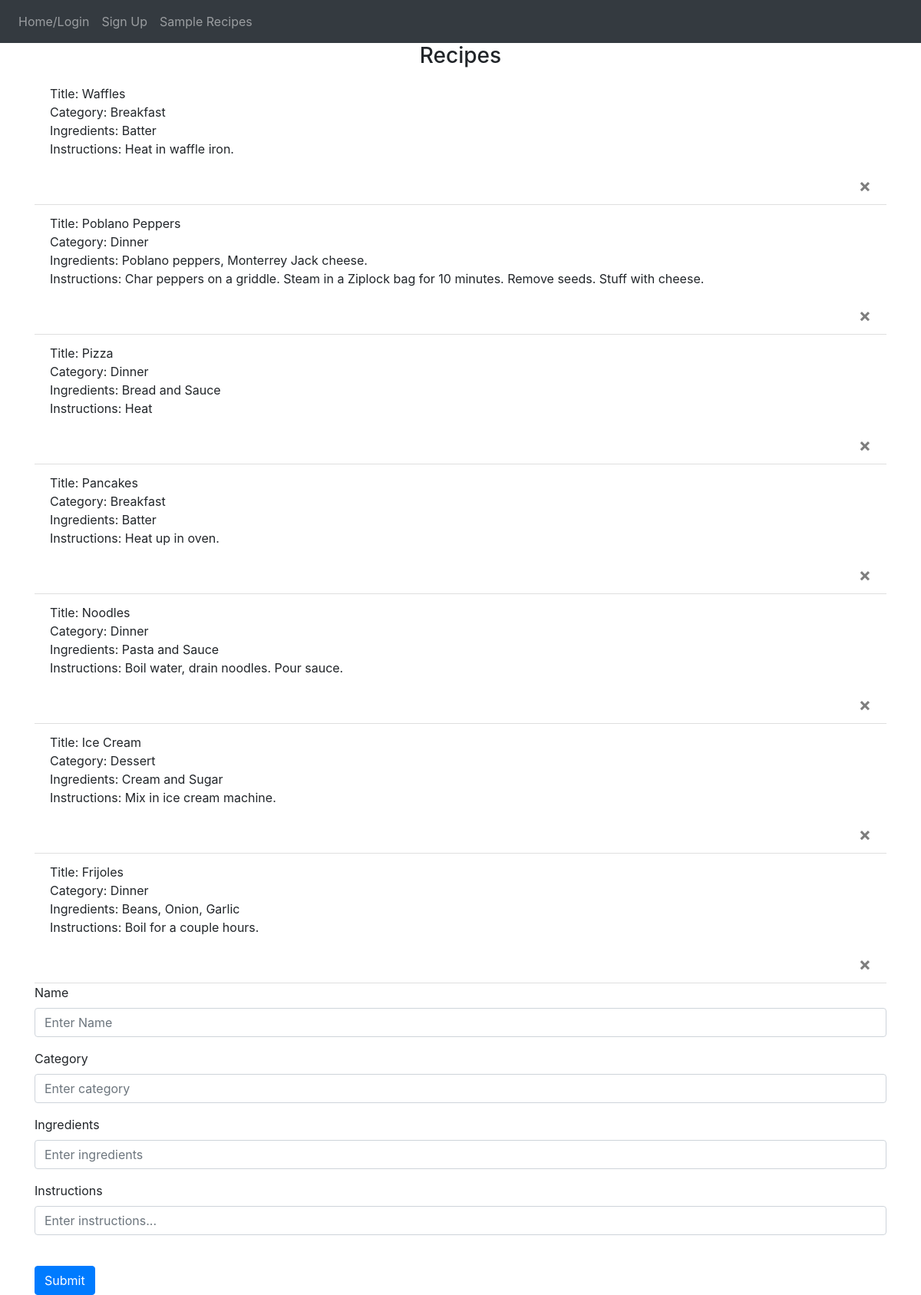
Screenshot of /recipe with the database file from the repository.
### website/models.py (models this page shows, shortened)
class Recipe(db.Model):
    id = db.Column(db.Integer, primary_key=True)
    name = db.Column(db.String(100), nullable=False)
    category = db.Column(db.String(100))
    ingredients = db.Column(db.Text, nullable=False)
    instructions = db.Column(db.Text, nullable=False)

### website/views.py (the view)
@views.route('/recipe', methods=['GET', 'POST'])
def recipe():
    if request.method == "POST":
        recipe_name = request.form['name']
        recipe_category = request.form['category']
        recipe_ingredients = request.form['ingredients']
        recipe_instructions = request.form['instructions']
        new_recipe = Recipe(name=recipe_name, category=recipe_category, ingredients=recipe_ingredients, instructions=recipe_instructions)#, user_id=current_user.id)
        try:
            db.session.add(new_recipe)
            db.session.commit()
            debug == 1
            if debug == 1:
                print("sending admin message command")
            socket.send_string(f"TYPE: admin; CONTACT: paulitzj@oregonstate.edu; RECIPE NAME: {recipe_name}; RECIPE: ingredients: \
            {recipe_ingredients} instructions: {recipe_instructions}; USER: {current_user.email}")
            message = socket.recv()
            if debug == 1:
                print("received response "+str(message))
            if debug == 1:
                print("sending user message command")
            socket.send_string(f"TYPE: user; CONTACT: {current_user.email}; RECIPE NAME: {recipe_name}")
            message = socket.recv()
            if debug == 1:
                print("received response "+str(message))
            return redirect('/recipe')
        except Exception as e:
            db.session.rollback()
            print(f"Error adding recipe:{str(e)}")
            return "There was an error adding your recipe"
    else:
        recipe = Recipe.query.order_by(Recipe.name.desc())
        return render_template("recipe.html", user=current_user, recipe=recipe)

### website/templates/recipe.html (shortened to what this page needs)
{% extends "base.html" %}
{% block content%}
<h3 align="center">Recipes</h3>
<ul class="list-group list-group-flush" id="recipes">
      {% for i_recipe in recipe %}
      <li class="list-group-item">
        <td>Title: {{ i_recipe.name}}</td><br><td>Category:  {{ i_recipe.category}}</td><br><td>Ingredients:  {{ i_recipe.ingredients}}</td><br><td>Instructions:  {{ i_recipe.instructions}}</td><br><br>
        <button type="button" class="close" onClick="">
          <span aria-hidden="true">&times;</span>
        </button>
      </li>
      {% endfor %}
    </ul>
<form method="POST">
    <div class="form-group">
      <label for="name">Name</label>
      <input
        type="text"
        class="form-control"
        id="name"
        name="name"
        placeholder="Enter Name"
      />
    </div>
    <div class="form-group">
      <label for="category">Category</label>
      <input
        type="text"
        class="form-control"
        id="category"
        name="category"
        placeholder="Enter category"
      />
    </div>
    <div class="form-group">
      <label for="ingredients">Ingredients</label>
      <input
        type="text"
        class="form-control"
        id="ingredients"
        name="ingredients"
        placeholder="Enter ingredients"
      />
    </div>
    <div class="form-group">
      <label for="instructions">Instructions</label>
      <input
        type="text"
        class="form-control"
        id="instructions"
        name="instructions"
        placeholder="Enter instructions..."
      />
    </div>
    <br />
    <button type="submit" class="btn btn-primary">Submit</button>
  </form>
{% endblock %}

### website/templates/base.html (shortened to what this page needs)
<!DOCTYPE html>
<html>
  <head>
    <link
      rel="stylesheet"
      href="https://stackpath.bootstrapcdn.com/bootstrap/4.4.1/css/bootstrap.min.css"
    />
    <link
      rel="stylesheet"
      href="https://stackpath.bootstrapcdn.com/font-awesome/4.7.0/css/font-awesome.min.css"
    />
  </head>
  <body>
    <nav class="navbar navbar-expand-lg navbar-dark bg-dark">
      <div class="collapse navbar-collapse" id="navbar">
        <div class="navbar-nav">
          {% if user.is_authenticated %}
          <a class="nav-item nav-link" id="home" href="/">Home</a>
          <a class="nav-item nav-link" id="logout" href="/logout">Logout</a>
          <a class="nav-item nav-link" id="recipe" href="/recipe">User-Access-Recipes</a>
          {% else %}
          <a class="nav-item nav-link" id="login" href="/login">Home/Login</a>
          <a class="nav-item nav-link" id="signUp" href="/sign-up">Sign Up</a>
          <a class="nav-item nav-link" id="sample" href="/sample">Sample Recipes</a>
          {% endif %}
        </div>
      </div>
    </nav>
    <div class="container">{% block content %} {% endblock %}</div>
  </body>
</html>

### rows the page displays
Recipe: name "Waffles", category "Breakfast", ingredients "Batter", instructions "Heat in waffle iron."
Recipe: name "Poblano Peppers", category "Dinner", ingredients "Poblano peppers, Monterrey Jack cheese.", instructions "Char peppers on a griddle. Steam in a Ziplock bag for 10 minutes. Remove seeds. Stuff with cheese."
Recipe: name "Pizza", category "Dinner", ingredients "Bread and Sauce", instructions "Heat"
Recipe: name "Pancakes", category "Breakfast", ingredients "Batter", instructions "Heat up in oven."
Recipe: name "Noodles", category "Dinner", ingredients "Pasta and Sauce", instructions "Boil water, drain noodles. Pour sauce."
Recipe: name "Ice Cream", category "Dessert", ingredients "Cream and Sugar", instructions "Mix in ice cream machine."
Recipe: name "Frijoles", category "Dinner", ingredients "Beans, Onion, Garlic", instructions "Boil for a couple hours."
